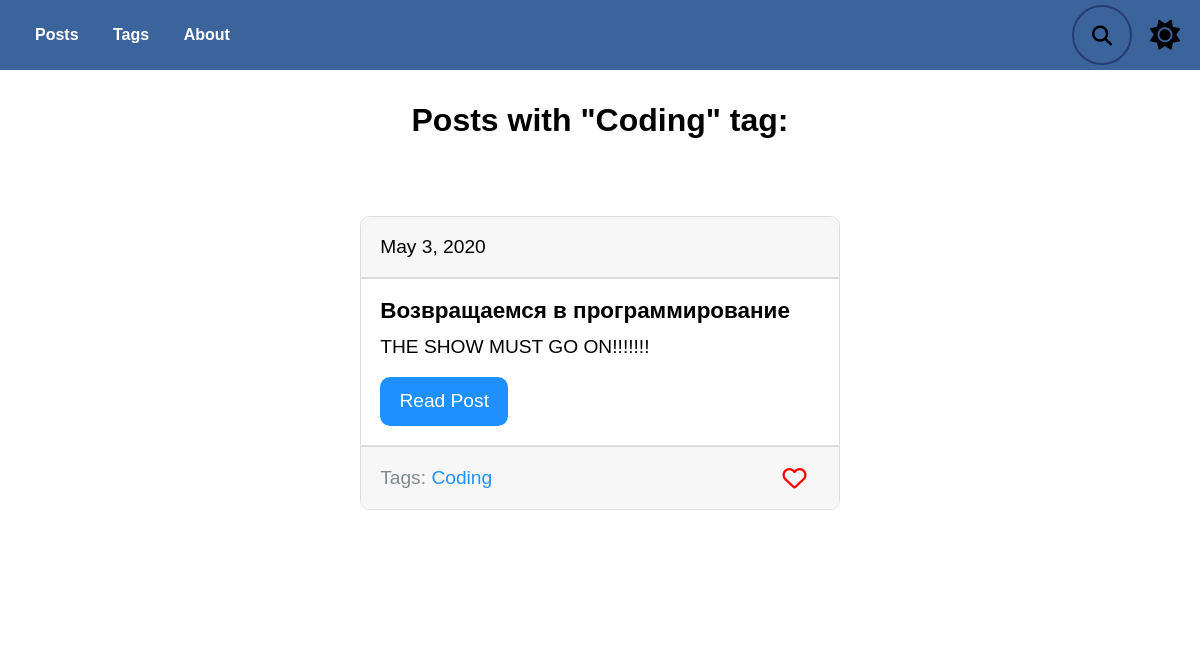
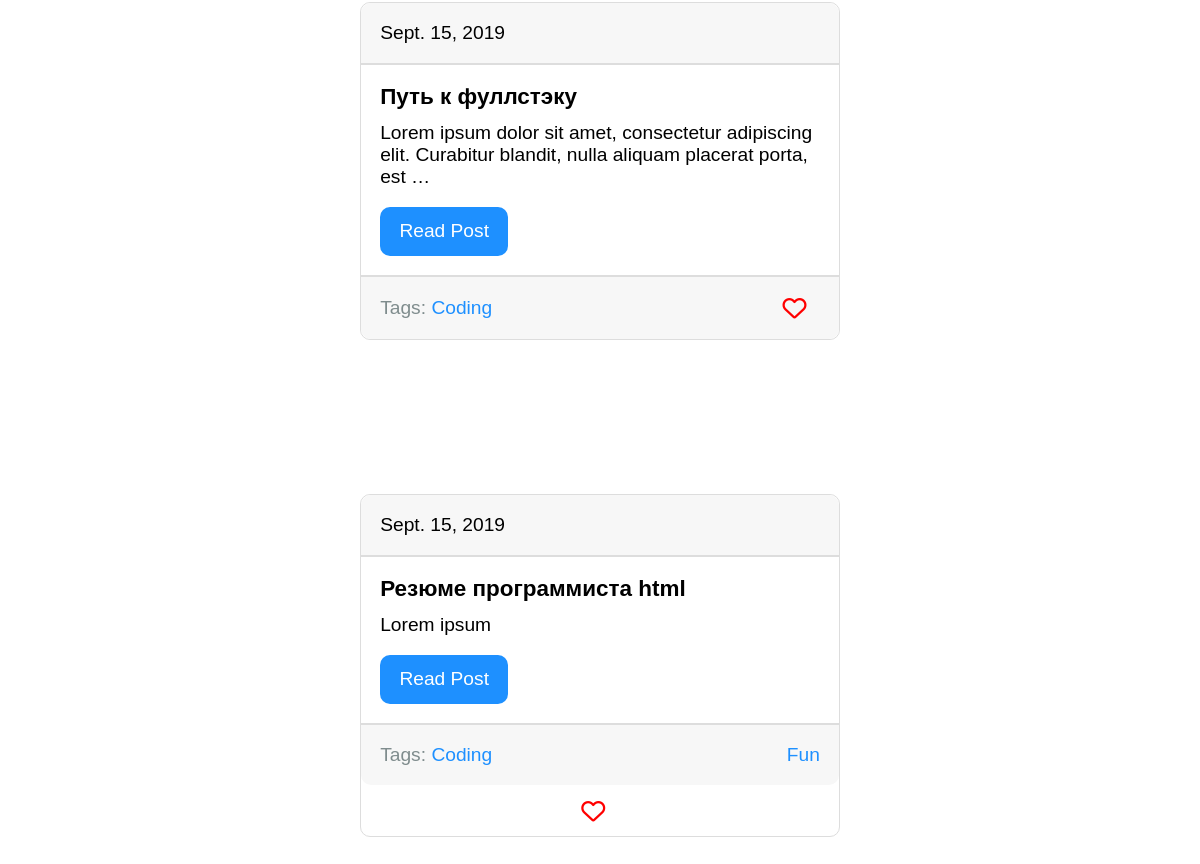
Page /blog/tag/coding/ on the earlier database version (2 pictures, top to bottom).
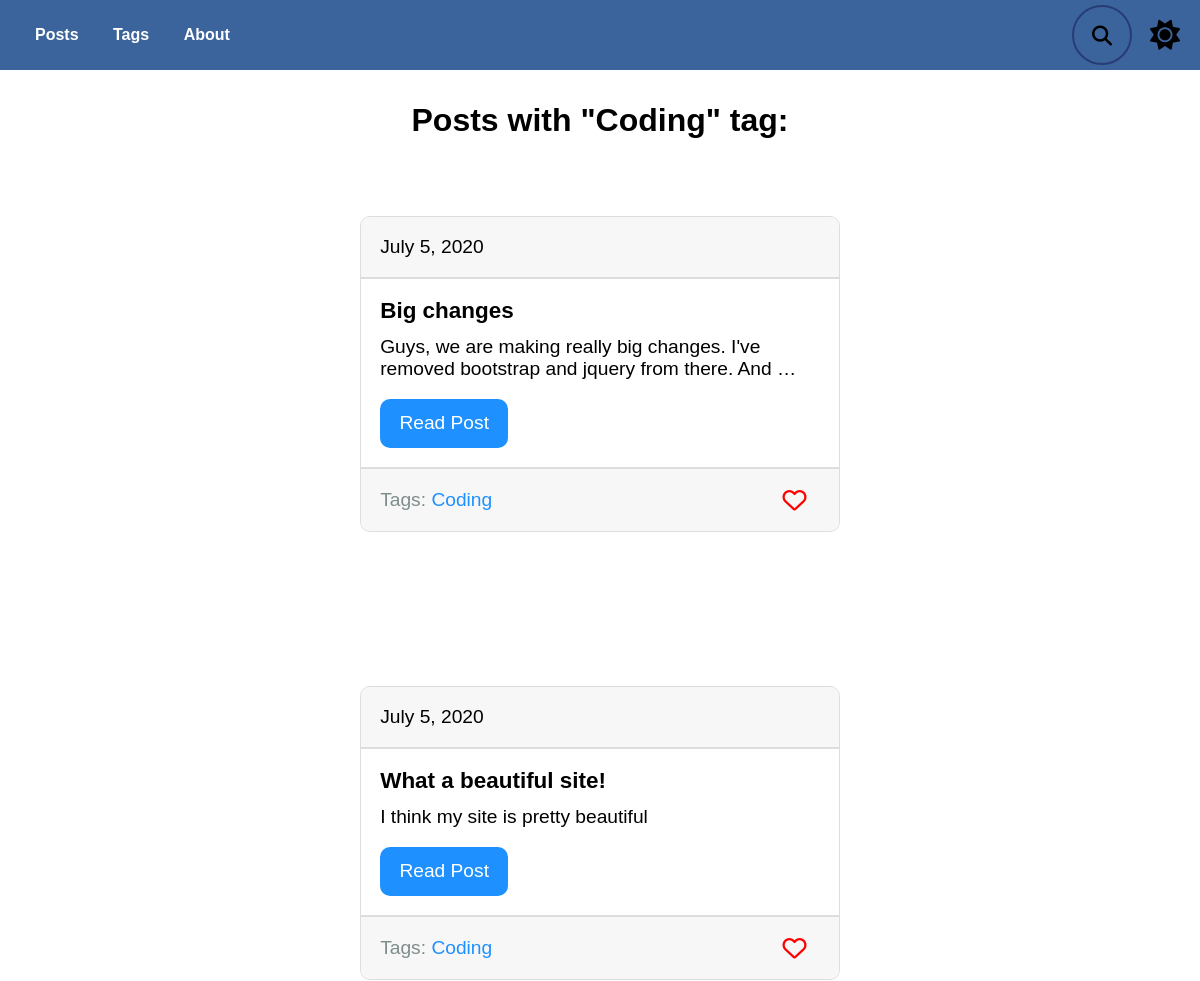
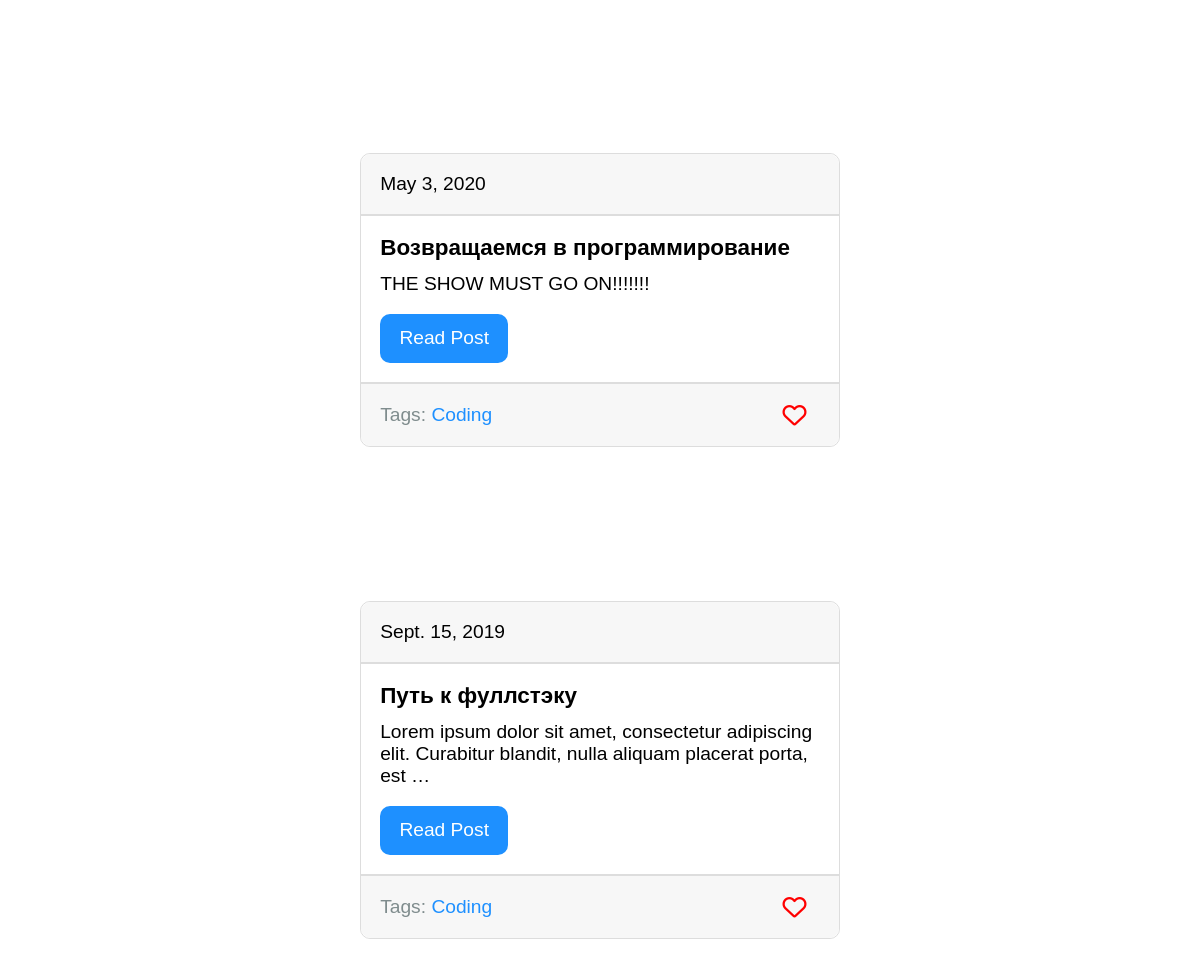
Same page on the later database version (2 pictures, top to bottom).
### blog/models.py (models this page shows, shortened)
class Tag(models.Model):
    title = models.CharField(max_length = 50)
    slug = models.SlugField(max_length = 50, unique = True)
    def get_absolute_url(self):#имя функции - лучше использовать такое
        return reverse("tag_detail_url", kwargs = {"slug": self.slug})
    class Meta:
        ordering = ["title"]#в алф порядке

class Post(models.Model):#создаём класс Post для работы с бд
    title = models.CharField(max_length = 150, db_index = True)#заголовок
    slug = models.SlugField(max_length = 150, blank = True, unique = True)#ссылка понятая для юзера(должна быть уникальной)
    body = models.TextField(blank = True, db_index = True)#тело текста
    date_pub = models.DateField(auto_now_add = True)#время публикации
    tags = models.ManyToManyField("Tag", blank = True, related_name = "posts")
    def get_absolute_url(self):#имя функции - лучше использовать такое
        return reverse("post_detail_url", kwargs = {"slug": self.slug})
    class Meta:
        ordering = ["-date_pub"]#посты будут сортироваться для пагинатора так: самые новые вверху, старые внизу(-)указываем для этого

### blog/views.py (the view)
class TagDetail(ObjectDetailMixin, View):
    model = Tag
    template = "blog/tag_detail.html"

### blog/mixins.py (called while the page is built)
    def get(self, request, slug):
        obj = get_object_or_404(self.model, slug__iexact = slug)#чтобы если не найден выводилось 404
        return render(request, self.template, context = {self.model.__name__.lower(): obj, "admin_obj": obj, "detail": True})

### blog/templates/blog/tag_detail.html (shortened to what this page needs)
{% extends "index.html" %}
{% block content %}
<div class="tag">
    <h1>
        Posts with "{{tag.title|title}}" tag:
    </h1>
    {% for post in tag.posts.all %}
        {% include "blog/includes/post_card_template.html" %}
    {% endfor %}
</div>
{% endblock %}

### templates/index.html (shortened to what this page needs)
{% load static %}
<!DOCTYPE html>
<html lang="en">
<head>
	<link rel="stylesheet" href="{% static 'css/style.css' %}">
</head>
<body>
	<header>
		<nav class="menu">
			<ul class="menu__list">
				<li class="menu__item">
					<a class="menu__link" href="{% url 'postsList_url'%}">Posts</a>
				</li>
				<li class="menu__item">
					<a class="menu__link" href="{% url 'tags_list_url' %}">Tags</a>
				</li>
				<li class="menu__item">
					<a class="menu__link" href="{% url 'aboutList_url'%}">About</a>
				</li>
			</ul>
		</nav>
		<section class="right-menu">
			<form action="{% url 'postsList_url' %}" class="search">
				<button class="search__submit" type="button"><i class="search__icon fas fa-search"></i></button>
			</form>
			<div class="theme">
				<i title="Light theme" class="theme__btn theme__light fas fa-sun"></i>
			</div>
		</section>
	</header>
	{% block content %}{% endblock %}
</body>
</html>

### blog/templates/blog/includes/post_card_template.html
<div class="card">
    <div class="card__date">
        {{post.date_pub}}
    </div>
    <div class="card__body">
        <h3 class="card__title">{{post.title}}</h3>
        <p class="card__text">{{post.body|truncatewords:15}}</p>
        <a href="{{ post.get_absolute_url }}" class="post-link">Read Post</a>
    </div>
    <div class="card__footer">
        <div>
            Tags: {% for tag in post.tags.all %}
            <a href="{{tag.get_absolute_url}}" class="tag-link">{{tag.title}}</a>
        </div>
        {% endfor %}
        <button class="like" type="submit">
            <i class="like__icon heart far fa-heart"></i>
        </button>
    </div>
</div>

### static/css/style.css (style rules this page uses)
:root { --color: #000000; --background-color: #fff; --header: #3c649c; --searchBcg:#273c75; --nav-link-effect: #c4c4c4; --submit-btn: #2ecc71; --card: #fff; --card-secondary: #F7F7F7; --card-inner-border: #ddd; --card-outer-border: #ddd; --card-body: #000; --paginationBcg: #F7F7F7; --pagination-border: #ddd; --page-item: #333; --page-link: #000; --disabled: #9b9b9b; --link: #1e90ff; --tag-color: #7f8c8d; --like: #ff0000; --date: #b9b9b9; }
*, *::before, *::after { margin: 0; padding: 0; box-sizing: border-box; }
body { width: 100%; height: 100%; font-family: 'Montserrat', sans-serif; color: var(--color); background-color: var(--background-color); overflow-x: hidden; }
a { transition: 0.2s; text-decoration: none; }
button { cursor: pointer; outline:none; border: none; background: none; }
ul { list-style-type: none; }
header { display: flex; justify-content: space-between; align-items: center; width: 100%; height: 70px; background-color: var(--header); padding: 0 20px; }
.menu { display: flex; align-items: center; height: 100%; }
.menu__list { list-style: none; margin: 0; }
.menu__item { display: inline-block; margin: 0 15px; }
.menu__link { color: #fff; font-weight: 600; position: relative; }
.menu__link::before { content: ''; bottom: -5px; right: 0; position: absolute; width: 0; height: 2px; background-color: var(--nav-link-effect); transition: 0.2s; }
.right-menu { display: flex; justify-content: space-between; align-items: center; height: 100%; }
.search { display: flex; align-items: center; position: relative; width: 60px; height: 60px; margin-right: 1em; padding: 3px; border: 2px solid var(--searchBcg); border-radius: 100px; overflow: hidden; font-size: 1.125rem; transition: width 0.45s cubic-bezier(0.18, 0.89, 0.32, 1.28); }
.search__icon { color: #000; font-size: 20px; }
.search__submit { font-size: 1.5rem; margin-left: auto; background: none; border: none; cursor: pointer; border-radius: 50%; transition: background 0.2s ease-out; width: 50px; height: 50px; }
.theme__btn { cursor: pointer; font-size: 30px; }
.tag { width: 80vw; margin: 0 auto; padding-top: 2em; display: flex; flex-direction: column; align-items: center; }
.card { display: flex; flex-direction: column; width: 40vw; min-width: 400px; min-height: 200px; margin: 4em 0; background-color: var(--card); font-size: 1.2rem; border: 1px solid var(--card-outer-border); border-radius: 10px; }
.card__body { display: flex; flex-direction: column; justify-content: space-between; align-items: flex-start; flex-grow: 1; }
.card > *:not(:first-child) { padding: 1em; }
.card__date, .card__footer { background-color: var(--card-secondary); }
.card__date { color: var(--card-body); padding: 1em; border-bottom: 2px solid var(--card-inner-border); border-radius: 10px 10px 0 0; }
.card__title { font-weight: 600; margin-bottom: 0.5em; }
.card__text { color: var(--card-body); }
.post-link { color: #fff; display: inline-block; margin-top: 1em; padding: 0.7em 1em; border-radius: 10px; background-color: var(--link); }
.card__footer { color: var(--tag-color); border-top: 2px solid var(--card-inner-border); display: flex; justify-content: space-between; align-items: center; border-radius: 0 0 10px 10px; }
.tag-link { color: var(--link); }
.like { margin-right: 1em; }
.like__icon { font-size: 1.5rem; color: var(--like); transition: 0.25s; }

Differences in the rows shown:
removed Post: date_pub "Sept. 15, 2019", title "Резюме программиста html", body "Lorem ipsum", Tag (title "Coding")
no longer on this page (row unchanged): Tag: title "Fun", shown under "Sept. 15, 2019"
added Post: date_pub "July 5, 2020", title "Big changes", body "Guys, we are making really big changes. I've removed bootstrap and jquery from there. And …", Tag (title "Coding")
added Post: date_pub "July 5, 2020", title "What a beautiful site!", body "I think my site is pretty beautiful", Tag (title "Coding")
